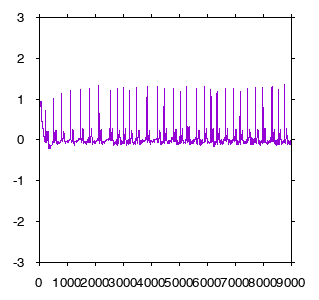
#> input picture uploads/69.png, 319 x 300 px
$ python img2csv.py uploads/69.png
#> lines starting #> are read from the running program, lines starting #| are printed output that depends on the picture
from __future__ import division
import numpy as np
import cv2
import collections
import sys
import os

# PATH = '/Applications/MAMP/htdocs/diagnose-report/uploads/04015.png'
PATH = sys.argv[1]
#PATH = "/Applications/MAMP/htdocs/diagnose-report/uploads/69.png"
#print (PATH)
output_folder = os.path.dirname(PATH)
output_filename = os.path.splitext(os.path.basename(PATH))[0]
output_path = output_folder + "/" + "A" + output_filename + ".csv"
img = cv2.imread(PATH)
#> img is the input picture: shape (300, 319, 3); mean B, G, R 247.7, 240.3, 245.5
img = cv2.cvtColor(img, cv2.COLOR_BGR2GRAY)
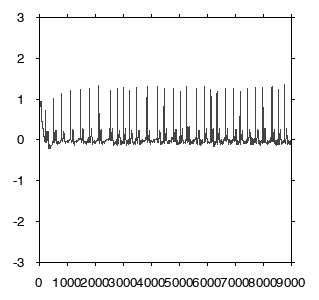
#> img: shape (300, 319); min 0, max 255, mean 242.7

indices = np.where(img == [68]) # where pixel is pink (purple -> gray = 76)
#> indices = 3385 positions, rows 84 to 148, columns 40 to 290
coordinates = np.array(list(zip(indices[1], indices[0])))  # -> coordinates[x, y]
#> coordinates = 3385 pairs, first value 40 to 290, second value 84 to 148
coordinates = coordinates[coordinates[:,0].argsort()] # sort and calculate mean value of identical items
values_by_key = collections.defaultdict(list)
for k, v in coordinates:
    values_by_key[k].append(v)
#> this loop made 3385 passes
#> (k, v) on passes 1 to 3: (40, 101), (40, 106), (40, 105)
coordinates = sorted([(k, sum(v) / len(v)) for k, v in values_by_key.items()])
#> coordinates = 251 pairs, first value 40 to 290, second value 103.5 to 146.5

with open(output_path, 'w+') as f:
    for index, coordinate in enumerate(coordinates):
        f.write('{0},{1}\n'.format((coordinate[0]-40)/3000, round((132 - coordinate[1])/44, 3)))
#> this loop made 251 passes
#> coordinate on passes 1 to 3: (40, 103.5), (41, 111), (42, 124.5)

$ run again, with uploads/1.png copied over uploads/69.png
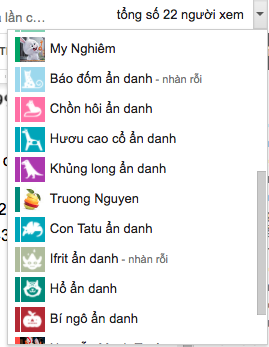
#> input picture uploads/1.png, 269 x 347 px
#> img is the input picture: shape (347, 269, 3); mean B, G, R 237.7, 236.6, 235.6
#> `img = cv2.cvtColor(img, cv2.COLOR_BGR2GRAY)`:
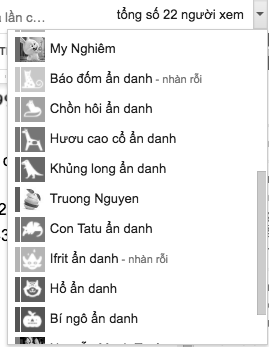
#> img: shape (347, 269); min 0, max 255, mean 236.4
#> indices = 19 positions, rows 12 to 322, columns 22 to 234
#> `coordinates = np.array(list(zip(indices[1], indices[0])))`: coordinates = 19 rows, first 8: [140, 12], [192, 12], [234, 12], [22, 44], [84, 46], [63, 76], [92, 76], [56, 112]
#> `coordinates = coordinates[coordinates[:,0].argsort()]`: coordinates = 19 rows, first 8: [22, 44], [32, 206], [56, 232], [56, 112], [58, 256], [63, 76], [84, 46], [84, 166]
#> the loop `for k, v in coordinates:` made 19 passes
#> `coordinates = sorted([(k, sum(v) / len(v)) for k, v in values_by_key.i..`: coordinates = [(22, 44), (32, 206), (56, 172), (58, 256), (63, 76), (84, 106), (87, 196), (92, 76), (100, 286), (120, 322), (123, 172), (133, 142), (140, 12), (149, 166), (159, 136), (192, 12), (234, 12)]
#> the loop `for index, coordinate in enumerate(coordinates):` made 17 passes
